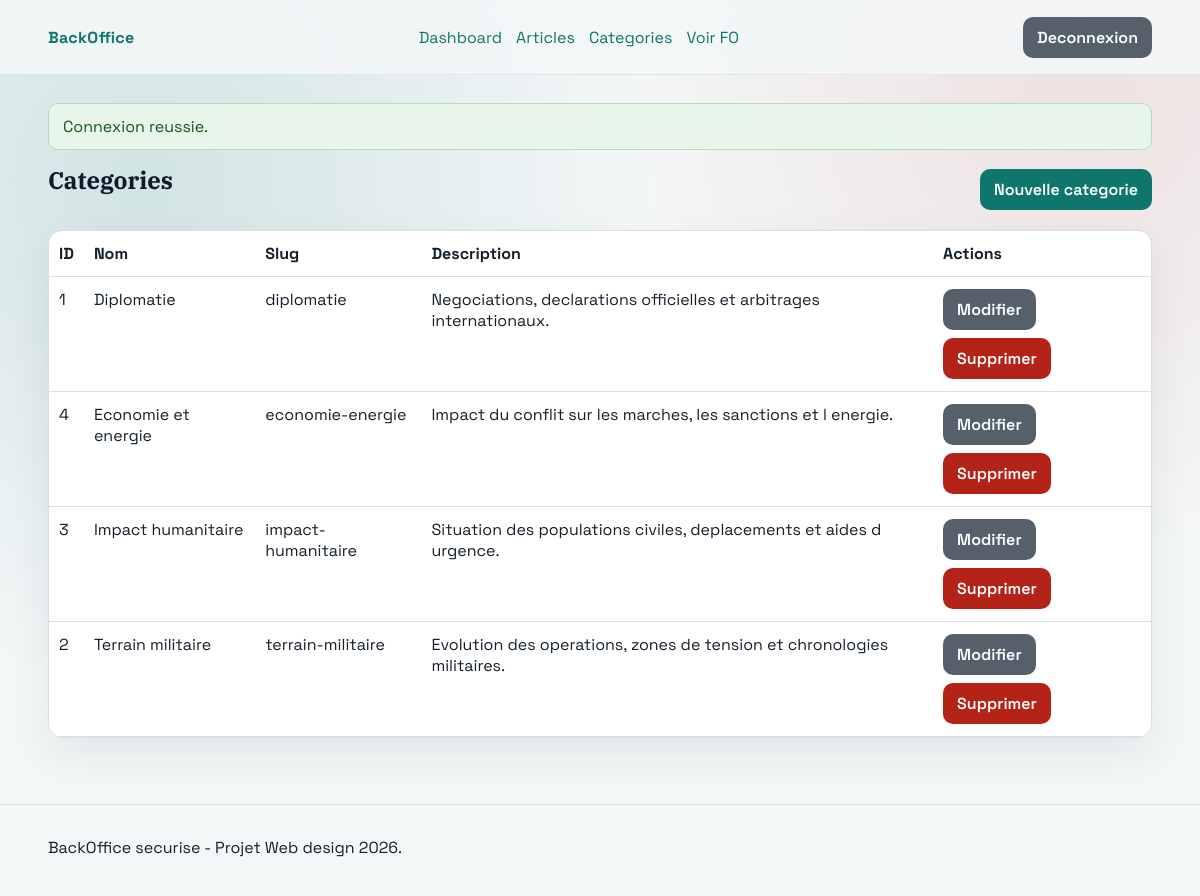
The app's page /admin/categories (signed in) with its own data.
### tables this page shows
CREATE TABLE IF NOT EXISTS categories (
    id INT UNSIGNED AUTO_INCREMENT PRIMARY KEY,
    name VARCHAR(120) NOT NULL,
    slug VARCHAR(150) NOT NULL UNIQUE,
    description TEXT NULL,
    created_at TIMESTAMP NOT NULL DEFAULT CURRENT_TIMESTAMP,
    updated_at TIMESTAMP NOT NULL DEFAULT CURRENT_TIMESTAMP ON UPDATE CURRENT_TIMESTAMP
);

### app/Core/Request.php (called while the page is built, shortened)
<?php
final class Request
{
    public function method(): string
    {
        return strtoupper($_SERVER['REQUEST_METHOD'] ?? 'GET');
    }
}

### app/helpers.php (called while the page is built, shortened)
<?php
function app_config(string $key, mixed $default = null): mixed
{
    global $appConfig;
    $segments = explode('.', $key);
    $value = $appConfig;
    foreach ($segments as $segment) {
        $value = $value[$segment];
    }
    return $value;
}
function base_url(string $path = ''): string
{
    $base = rtrim((string) app_config('app.base_url', ''), '/');
    $normalized = '/' . ltrim($path, '/');
    return $base . ($path === '' ? '' : $normalized);
}
function e(mixed $value): string
{
    return htmlspecialchars((string) $value, ENT_QUOTES, 'UTF-8');
}
function render(string $view, array $data = []): void
{
    extract($data, EXTR_SKIP);
    require BASE_PATH . '/views/' . $view . '.php';
}

### app/Controllers/CategoryController.php (called while the page is built, shortened)
<?php
final class CategoryController
{
    private AuthService $auth;
    private CategoryRepository $categories;
    public function __construct()
    {
        $this->auth = new AuthService();
        $this->categories = new CategoryRepository();
    }
    public function index(Request $request, array $params): void
    {
        $this->auth->requireAuth();
        render('back/categories/index', [
            'user' => $this->auth->user(),
            'categories' => $this->categories->all(),
            'metaTitle' => 'Categories',
            'metaDescription' => 'Gestion des categories.',
        ]);
    }
}

### public/index.php (called while the page is built, shortened)
<?php
$appConfig = require BASE_PATH . '/config/config.php';
require BASE_PATH . '/app/helpers.php';
$router = new Router();
$router->get('/', [FrontController::class, 'home']);
$router->get('/articles', [FrontController::class, 'articles']);
$router->get('/article/{slug}', [FrontController::class, 'article']);
$router->get('/categorie/{slug}', [FrontController::class, 'category']);
$router->get('/robots.txt', [FrontController::class, 'robots']);
$router->get('/sitemap.xml', [FrontController::class, 'sitemap']);
$router->get('/admin/login', [AuthController::class, 'showLogin']);
$router->post('/admin/login', [AuthController::class, 'login']);
$router->post('/admin/logout', [AuthController::class, 'logout']);
$router->get('/admin', [AdminController::class, 'dashboard']);
$router->get('/admin/categories', [CategoryController::class, 'index']);
$router->get('/admin/categories/create', [CategoryController::class, 'create']);
$router->post('/admin/categories/create', [CategoryController::class, 'store']);
$router->get('/admin/categories/{id}/edit', [CategoryController::class, 'edit']);
$router->post('/admin/categories/{id}/edit', [CategoryController::class, 'update']);
$router->post('/admin/categories/{id}/delete', [CategoryController::class, 'delete']);
$router->get('/admin/articles', [ArticleController::class, 'index']);
$router->get('/admin/articles/create', [ArticleController::class, 'create']);
$router->post('/admin/articles/create', [ArticleController::class, 'store']);
$router->get('/admin/articles/{id}/edit', [ArticleController::class, 'edit']);
$router->post('/admin/articles/{id}/edit', [ArticleController::class, 'update']);
$router->post('/admin/articles/{id}/delete', [ArticleController::class, 'delete']);
$request = new Request();
$router->dispatch($request);

### config/config.php (called while the page is built, shortened)
<?php
return [
    'app' => [
        'name' => getenv('APP_NAME') ?: 'Iran News Portal',
        'base_url' => getenv('APP_BASE_URL') ?: 'http://localhost:8080',
        'timezone' => getenv('APP_TIMEZONE') ?: 'UTC',
    ],
    'db' => [
        'host' => getenv('DB_HOST') ?: 'db',
        'port' => (int) (getenv('DB_PORT') ?: 3306),
        'name' => getenv('DB_NAME') ?: 'iran_news',
        'user' => getenv('DB_USER') ?: 'iran_user',
        'pass' => getenv('DB_PASSWORD') ?: 'iran_pass',
        'charset' => getenv('DB_CHARSET') ?: 'utf8mb4',
    ],
    'seo' => [
        'default_title' => 'Actualites sur la guerre en Iran',
        'default_description' => 'Analyse, chronologie et decryptage de la guerre en Iran.',
    ],
];

### app/Repositories/CategoryRepository.php (called while the page is built, shortened)
<?php
final class CategoryRepository
{
    public function all(): array
    {
        $sql = 'SELECT id, name, slug, description FROM categories ORDER BY name ASC';
        return Database::connection()->query($sql)->fetchAll();
    }
}

### views/back/categories/index.php (the view, shortened to what this page needs)
<?php require BASE_PATH . '/views/partials/back_header.php'; ?>
<section>
    <div class="section-head">
        <h1>Categories</h1>
        <a class="button" href="<?= e(base_url('/admin/categories/create')) ?>">Nouvelle categorie</a>
    </div>
    <?php if (empty($categories)): ?>
        <p>Aucune categorie.</p>
    <?php else: ?>
        <div class="table-wrap">
            <table>
                <thead>
                <tr>
                    <th>ID</th>
                    <th>Nom</th>
                    <th>Slug</th>
                    <th>Description</th>
                    <th>Actions</th>
                </tr>
                </thead>
                <tbody>
                <?php foreach ($categories as $category): ?>
                    <tr>
                        <td><?= e((string) $category['id']) ?></td>
                        <td><?= e($category['name']) ?></td>
                        <td><?= e($category['slug']) ?></td>
                        <td><?= e((string) $category['description']) ?></td>
                        <td class="actions-cell">
                            <a class="button button-muted" href="<?= e(base_url('/admin/categories/' . $category['id'] . '/edit')) ?>">
                                Modifier
                            </a>
                            <form method="post" action="<?= e(base_url('/admin/categories/' . $category['id'] . '/delete')) ?>" onsubmit="return confirm('Supprimer cette categorie ?');">
                                <button type="submit" class="button button-danger">Supprimer</button>
                            </form>
                        </td>
                    </tr>
                <?php endforeach; ?>
                </tbody>
            </table>
        </div>
    <?php endif; ?>
</section>
<?php require BASE_PATH . '/views/partials/back_footer.php'; ?>

### app/Core/Router.php (shortened to what this page needs)
<?php
final class Router
{
    private array $routes = [
        'GET' => [],
        'POST' => [],
    ];
    public function dispatch(Request $request): void
    {
        $method = $request->method();
        $path = $request->path();
        $routes = $this->routes[$method] ?? [];
        foreach ($routes as $route) {
            $regex = $this->toRegex($route['pattern']);
            if (!preg_match($regex, $path, $matches)) {
                continue;
            }
            $params = [];
            $handler = $route['handler'];
            if (is_array($handler)) {
                [$class, $action] = $handler;
                $instance = new $class();
                $instance->{$action}($request, $params);
                return;
            }
        }
    }
    private function add(string $method, string $pattern, callable|array|string $handler): void
    {
        $this->routes[$method][] = [
            'pattern' => $this->normalizePattern($pattern),
            'handler' => $handler,
        ];
    }
    private function normalizePattern(string $pattern): string
    {
        if ($pattern === '/') {
            return '/';
        }
        return '/' . trim($pattern, '/');
    }
    private function toRegex(string $pattern): string
    {
        $escaped = preg_quote($pattern, '#');
        $escaped = preg_replace('#\\\{([a-zA-Z_][a-zA-Z0-9_]*)\\\}#', '(?P<$1>[^/]+)', $escaped) ?? $escaped;
        return '#^' . $escaped . '$#';
    }
}

### public/assets/css/app.css (style rules this page uses)
:root { --bg: #f4f7f8; --surface: #ffffff; --surface-2: #e9eef0; --text: #15202b; --muted: #5b6670; --line: #d8e0e5; --primary: #0f766e; --primary-dark: #0b5f58; --danger: #b42318; --success: #137a1e; --shadow: 0 16px 40px rgba(21, 32, 43, 0.08); }
* { box-sizing: border-box; }
html, body { margin: 0; padding: 0; }
body { font-family: 'Space Grotesk', sans-serif; color: var(--text); background: radial-gradient(circle at 12% 20%, rgba(15, 118, 110, 0.15), transparent 40%), radial-gradient(circle at 90% 10%, rgba(180, 35, 24, 0.1), transparent 35%), var(--bg); min-height: 100vh; }
h1, h2, h3, h4, h5, h6 { font-family: 'IBM Plex Serif', serif; margin-top: 0; color: #0f1a2b; }
a { color: var(--primary); text-decoration: none; }
.button { display: inline-flex; align-items: center; justify-content: center; gap: 8px; border: none; border-radius: 10px; background: var(--primary); color: #fff; padding: 10px 14px; cursor: pointer; font: inherit; font-weight: 600; transition: transform 0.15s ease, background-color 0.15s ease; }
.button-muted { background: #55606b; }
.button-danger { background: var(--danger); }
.section-head { display: flex; align-items: center; justify-content: space-between; gap: 12px; margin-bottom: 14px; }
.table-wrap { overflow-x: auto; background: var(--surface); border: 1px solid var(--line); border-radius: 14px; box-shadow: var(--shadow); }
table { width: 100%; border-collapse: collapse; }
th, td { padding: 12px 10px; border-bottom: 1px solid var(--line); text-align: left; vertical-align: top; }
.actions-cell { display: flex; gap: 8px; flex-wrap: wrap; }

### records on screen
categories: id "1", name "Diplomatie", slug "diplomatie", description "Negociations, declarations officielles et arbitrages internationaux."
categories: id "4", name "Economie et energie", slug "economie-energie", description "Impact du conflit sur les marches, les sanctions et l energie."
categories: id "3", name "Impact humanitaire", slug "impact-humanitaire", description "Situation des populations civiles, deplacements et aides d urgence."
categories: id "2", name "Terrain militaire", slug "terrain-militaire", description "Evolution des operations, zones de tension et chronologies militaires."
